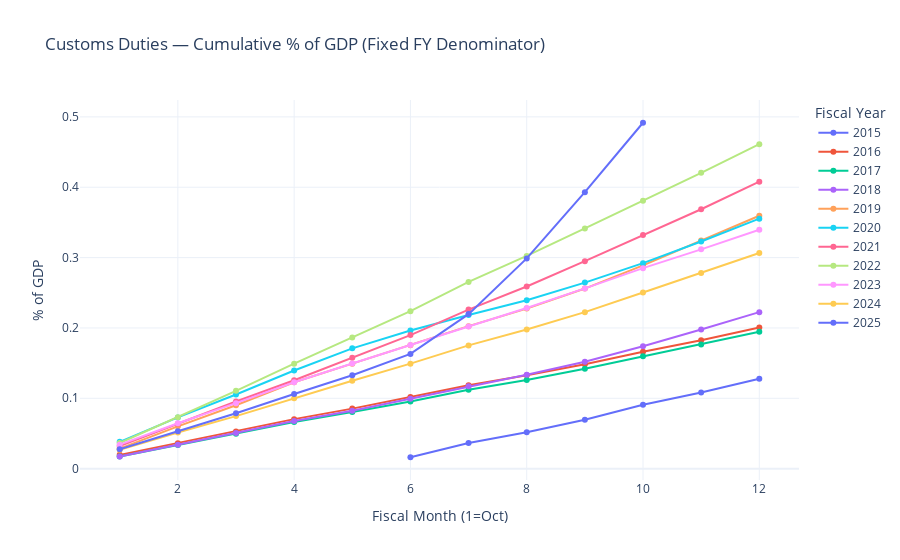

The code cell stored with this chart in its notebook:
### Code cell
# 2) Prepare Customs Duties series (millions)
# If you already have `outlays_pivot` from get_outlays_breakdown(...):
focus = receipts_pivot["Customs Duties"].reset_index()
focus.columns = ["record_date", "value"]

# 3) Plot cumulative FY as % of GDP (fixed denominators)
fig, pivot = plot_cumulative_by_fy_pct_gdp_fixed(
    focus,
    date_col="record_date",
    value_col="value",
    fy_denoms_millions=fy_denoms,
    years=None,
    title="Customs Duties — Cumulative % of GDP (Fixed FY Denominator)"
)
fig.show()

### Figure 1 — Plotly figure (JSON) as saved in the notebook; plotly's stock layout.template omitted (floating-point values rounded to 4 significant figures)
{"data": [{"mode": "lines+markers", "name": "2015", "type": "scatter", "x": [1, 2, 3, 4, 5, 6, 7, 8, 9, 10, 11, 12], "y": [NaN, NaN, NaN, NaN, NaN, 0.01619, 0.03654, 0.05177, 0.06956, 0.09093, 0.1081, 0.1278]}, {"mode": "lines+markers", "name": "2016", "type": "scatter", "x": [1, 2, 3, 4, 5, 6, 7, 8, 9, 10, 11, 12], "y": [0.01958, 0.03619, 0.05283, 0.07037, 0.08532, 0.1019, 0.1184, 0.1327, 0.1485, 0.1661, 0.1825, 0.2008]}, {"mode": "lines+markers", "name": "2017", "type": "scatter", "x": [1, 2, 3, 4, 5, 6, 7, 8, 9, 10, 11, 12], "y": [0.01711, 0.03359, 0.04947, 0.06629, 0.08046, 0.0954, 0.112, 0.1261, 0.1421, 0.1598, 0.1766, 0.1945]}, {"mode": "lines+markers", "name": "2018", "type": "scatter", "x": [1, 2, 3, 4, 5, 6, 7, 8, 9, 10, 11, 12], "y": [0.01737, 0.03411, 0.05068, 0.06783, 0.08235, 0.09922, 0.117, 0.1333, 0.152, 0.1739, 0.1978, 0.2224]}, {"mode": "lines+markers", "name": "2019", "type": "scatter", "x": [1, 2, 3, 4, 5, 6, 7, 8, 9, 10, 11, 12], "y": [0.02851, 0.06012, 0.09011, 0.1227, 0.1492, 0.1756, 0.2025, 0.2275, 0.256, 0.289, 0.3244, 0.3595]}, {"mode": "lines+markers", "name": "2020", "type": "scatter", "x": [1, 2, 3, 4, 5, 6, 7, 8, 9, 10, 11, 12], "y": [0.03809, 0.07281, 0.1054, 0.1395, 0.171, 0.1964, 0.2185, 0.2395, 0.2644, 0.2921, 0.3228, 0.3553]}, {"mode": "lines+markers", "name": "2021", "type": "scatter", "x": [1, 2, 3, 4, 5, 6, 7, 8, 9, 10, 11, 12], "y": [0.03214, 0.06396, 0.09544, 0.1256, 0.1575, 0.1899, 0.2261, 0.2589, 0.2949, 0.3321, 0.3687, 0.4078]}, {"mode": "lines+markers", "name": "2022", "type": "scatter", "x": [1, 2, 3, 4, 5, 6, 7, 8, 9, 10, 11, 12], "y": [0.03643, 0.07309, 0.1106, 0.1492, 0.1863, 0.2238, 0.2654, 0.3024, 0.3415, 0.3807, 0.4204, 0.4612]}, {"mode": "lines+markers", "name": "2023", "type": "scatter", "x": [1, 2, 3, 4, 5, 6, 7, 8, 9, 10, 11, 12], "y": [0.03405, 0.06446, 0.09311, 0.1229, 0.1495, 0.1757, 0.2019, 0.2282, 0.2562, 0.285, 0.3117, 0.3395]}, {"mode": "lines+markers", "name": "2024", "type": "scatter", "x": [1, 2, 3, 4, 5, 6, 7, 8, 9, 10, 11, 12], "y": [0.02674, 0.05126, 0.07466, 0.1002, 0.1249, 0.1492, 0.1752, 0.1977, 0.2225, 0.2504, 0.2782, 0.3065]}, {"mode": "lines+markers", "name": "2025", "type": "scatter", "x": [1, 2, 3, 4, 5, 6, 7, 8, 9, 10, 11, 12], "y": [0.02757, 0.05315, 0.07877, 0.1061, 0.1327, 0.1631, 0.2196, 0.2988, 0.393, 0.4916, NaN, NaN]}], "layout": {"hovermode": "x unified", "legend": {"title": {"text": "Fiscal Year"}}, "title": {"text": "Customs Duties — Cumulative % of GDP (Fixed FY Denominator)"}, "xaxis": {"title": {"text": "Fiscal Month (1=Oct)"}}, "yaxis": {"title": {"text": "% of GDP"}}}}
